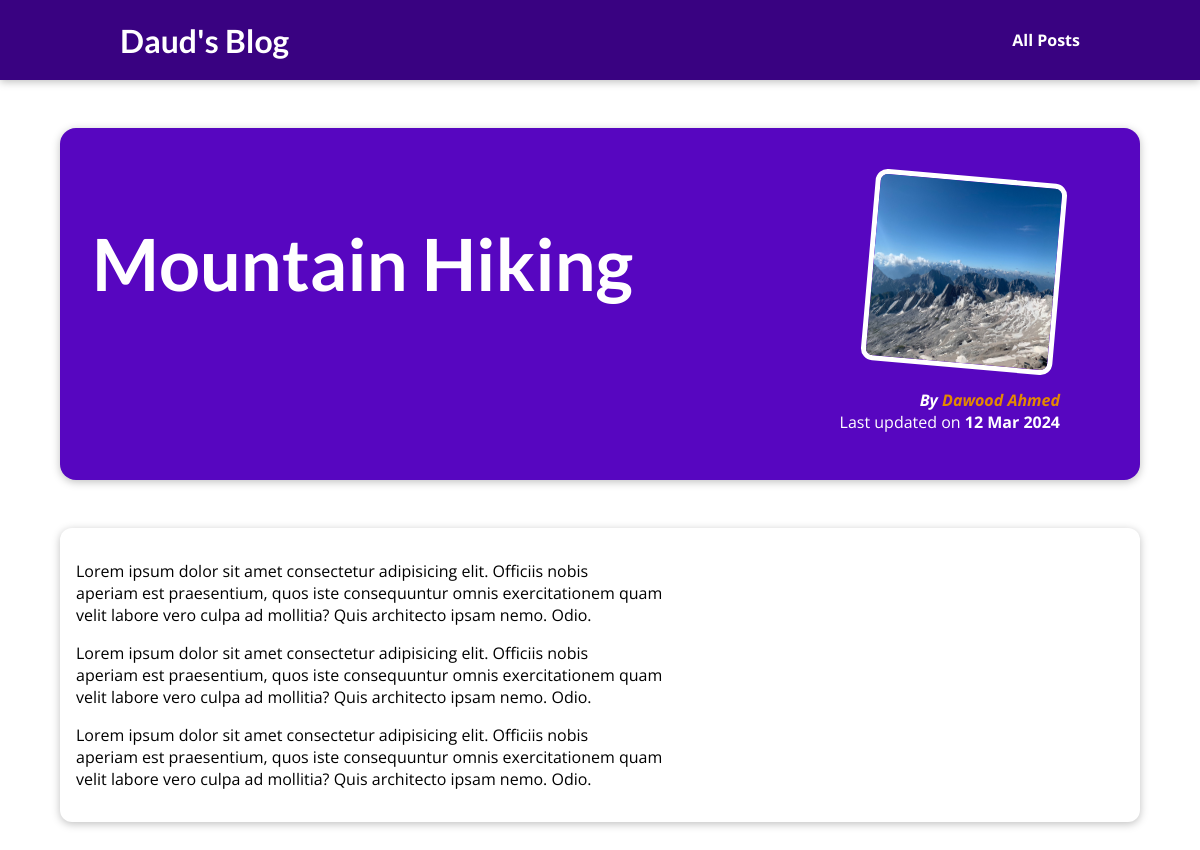
The app's page /posts/mountain-hiking with its own data.
### blog/models.py (models this page shows, shortened)
class Post(models.Model):
    title = models.CharField(max_length = 100)
    image = models.CharField(max_length = 100)
    date = models.DateField()
    excerpt = models.TextField()
    content = models.TextField()
    author = models.ForeignKey(Author, on_delete=models.CASCADE)
    slug = models.SlugField(unique = True ,null=False)
    tag = models.ManyToManyField(Tag, blank= True)

class Author(models.Model):
    first_name = models.CharField(max_length = 50,null=True)
    last_name = models.CharField(max_length = 50,null=True)
    email_address = models.EmailField()
    def __str__(self):
        return f"{self.first_name} {self.last_name}"

### blog/views.py (the view)
# urls.py: path("posts/<slug>", views.individual_posts,name="post-details")
def individual_posts(request,slug):
    identified_post = get_object_or_404(Post,slug=slug)
    return render(request,"blog/postDetails.html",{"post":identified_post,"post_tag":identified_post.tag.all()})

### blog/templates/blog/postDetails.html (shortened to what this page needs)
{% extends "base.html" %}
{% load static %}
{% block css_styling %}
    <link rel="stylesheet" href="{% static "blog/style.css" %}">
{% endblock css_styling %}
{% block content %}
<header id="main-navigation">
    <h1><a href="{% url "start-project" %}">Daud's Blog</a></h1>
    <nav>
        <a href="{% url "posts-page" %}">All Posts</a>
    </nav>
</header>
<section id="summary">
    <h2>{{post.title}}</h2>
    <article>
        <img src="{% static "blog/images/"|add:post.image %}" alt=Post Title"">
        <address>By <a href = "mailto:{{post.author.email_address}}">{{post.author}}</a></address>
        <div>
            Last updated on
            <time>{{post.date|date:"d M Y"}}</time>
        </div>
    </article>
</section>
<main>
    <p>{{post.content|linebreaks}}</p>
</main>
{% endblock content %}

### static/app.css (style rules this page uses)
* { box-sizing: border-box; }
html { font-family: 'Open Sans', 'Lato', sans-serif; }
body { margin: 0; }
h1, h2, h3 { font-family: 'Lato', sans-serif; font-weight: bold; }

### blog/static/blog/style.css (style rules this page uses)
#main-navigation { width: 100%; height: 5rem; display: flex; justify-content: space-between; align-items: center; padding: 0 10%; position: absolute; top: 0; left: 0; }
#main-navigation a { text-decoration: none; color: white; font-weight: bold; }
#main-navigation { background-color: #390281; box-shadow: 0 2px 8px rgba(0, 0, 0, 0.25); }
#summary { margin: 8rem auto 3rem auto; padding: 2rem; width: 90%; max-width: 90rem; border-radius: 16px; background-color: #5706c0; position: relative; box-shadow: 0 2px 8px rgba(0, 0, 0, 0.25); height: 22rem; }
#summary h2 { color: white; font-size: 4.5rem; margin-bottom: 1.5rem; }
#summary article { position: absolute; top: 2rem; right: 3rem; padding: 1rem 2rem; border-radius: 12px; text-align: right; color: white; }
#summary article img { width: 12rem; height: 12rem; border-radius: 12px; transform: rotateZ(5deg); border: 5px solid white; margin-bottom: 1rem; }
#summary address { font-weight: bold; }
#summary a { text-decoration: none; color: #e48900; }
#summary time { font-weight: bold; }
main { width: 90%; max-width: 90rem; margin: 3rem auto; background-color: white; padding: 1rem; border-radius: 12px; box-shadow: 0 2px 8px rgba(0, 0, 0, 0.25); }

### records on screen
Post: title "Mountain Hiking", image (picture), author "Dawood Ahmed", date "12 Mar 2024", content "Lorem ipsum dolor sit amet consectetur adipisicing elit. Officiis nobis aperiam est praesentium, quos iste consequuntur omnis exercitationem quam velit labore vero culpa ad mollitia? Quis architecto ipsam nemo. Odio. Lorem ipsum dolor sit amet consectetur adipisicing elit. Officiis nobis aperiam est praesentium, quos iste consequuntur omnis exercitationem quam velit labore vero culpa ad mollitia? Quis architecto ipsam nemo. Odio. Lorem ipsum dolor sit amet consectetur adipisicing elit. Officiis nobis aperiam est praesentium, quos iste consequuntur omnis exercitationem quam velit labore vero culpa ad mollitia? Quis architecto ipsam nemo. Odio."
